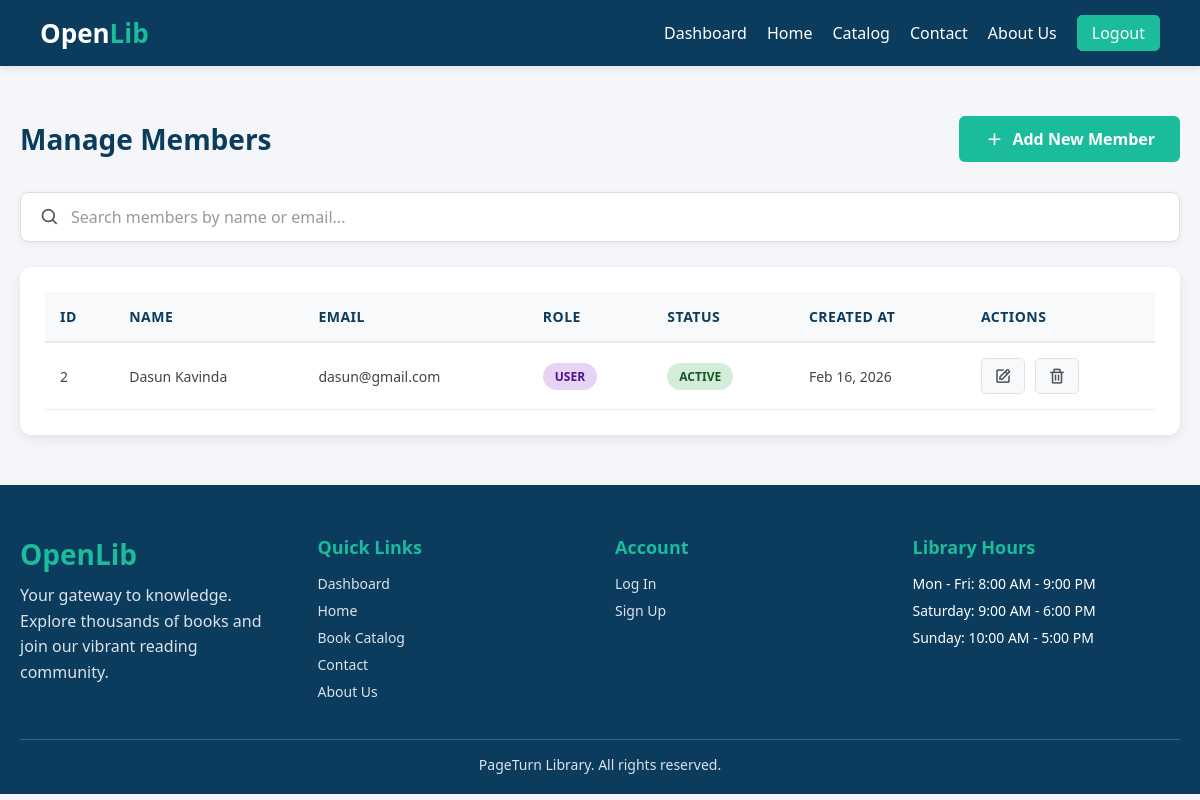
The page /Manage_members/manage_members.php on the database its author committed.
### tables this page shows
CREATE TABLE `users` (
  `user_id` int(11) NOT NULL,
  `first_name` varchar(50) NOT NULL,
  `last_name` varchar(50) NOT NULL,
  `phone` varchar(20) DEFAULT NULL,
  `address` text DEFAULT NULL,
  `email` varchar(100) NOT NULL,
  `profile_picture` varchar(255) DEFAULT 'default_avatar.png',
  `password` varchar(255) NOT NULL,
  `role` enum('user','admin') NOT NULL DEFAULT 'user',
  `status` enum('active','inactive','suspended') DEFAULT 'active',
  `created_at` timestamp NOT NULL DEFAULT current_timestamp(),
  `updated_at` timestamp NOT NULL DEFAULT current_timestamp() ON UPDATE current_timestamp()
);

### Manage_members/manage_members.php (the view, shortened to what this page needs)
<?php
$host = 'localhost';
$dbname = 'openlib';
$username = 'root';
$password = '';
try {
    $conn = new PDO("mysql:host=$host;dbname=$dbname", $username, $password);
    $conn->setAttribute(PDO::ATTR_ERRMODE, PDO::ERRMODE_EXCEPTION);
} catch(PDOException $e) {
    die("Connection failed: " . $e->getMessage());
}
$stmt = $conn->query("SELECT * FROM users ORDER BY created_at DESC");
$users = $stmt->fetchAll(PDO::FETCH_ASSOC);
?>
<!DOCTYPE html>
<html lang="en">
<head>
  <link rel="stylesheet" href="manage_members.css">
  <link href='https://unpkg.com/boxicons@2.1.4/css/boxicons.min.css' rel='stylesheet'>
</head>
<body>
<header class="header">
  <div class="logo">Open<span>Lib</span></div>
  <nav class="navbar" id="navMenu">
    <a href="../dashboard/dashboard.html">Dashboard</a>
    <a href="../Home/Main.html">Home</a>
    <a href="#">Catalog</a>
    <a href="../contact us/contact.html">Contact</a>
    <a href="../Abou_us/about_us.html">About Us</a>
    <a href="../Login/user_login.php" class="btn-nav">Logout</a>
  </nav>
</header>
<div class="container">
  <div class="page-header">
    <h1>Manage Members</h1>
    <button class="btn-add" onclick="openModal()">
      <i class='bx bx-plus'></i> Add New Member
    </button>
  </div>
  <div class="search-box">
    <i class='bx bx-search'></i>
    <input type="text" id="searchInput" placeholder="Search members by name or email..." onkeyup="searchMembers()">
  </div>
  <div class="table-wrapper">
    <table class="members-table">
      <thead>
        <tr>
          <th>ID</th>
          <th>Name</th>
          <th>Email</th>
          <th>Role</th>
          <th>Status</th>
          <th>Created At</th>
          <th>Actions</th>
        </tr>
      </thead>
      <tbody id="membersTableBody">
        <?php foreach ($users as $user): ?>
        <tr data-user-id="<?php echo $user['user_id']; ?>">
          <td><?php echo htmlspecialchars($user['user_id']); ?></td>
          <td><?php echo htmlspecialchars($user['first_name'] . ' ' . $user['last_name']); ?></td>
          <td><?php echo htmlspecialchars($user['email']); ?></td>
          <td>
            <span class="role-badge role-<?php echo $user['role']; ?>">
              <?php echo ucfirst($user['role']); ?>
            </span>
          </td>
          <td>
            <span class="status-badge status-<?php echo $user['status']; ?>">
              <?php echo ucfirst($user['status']); ?>
            </span>
          </td>
          <td><?php echo date('M d, Y', strtotime($user['created_at'])); ?></td>
          <td>
            <div class="action-buttons">
              <button class="btn-action btn-edit" onclick="openModal(<?php echo $user['user_id']; ?>)" title="Edit">
                <i class='bx bx-edit'></i>
              </button>
              <button class="btn-action btn-delete" onclick="openDeleteModal(<?php echo $user['user_id']; ?>)" title="Delete">
                <i class='bx bx-trash'></i>
              </button>
            </div>
          </td>
        </tr>
        <?php endforeach; ?>
      </tbody>
    </table>
  </div>
</div>
<footer class="footer">
  <div class="footer-container">
    <div class="footer-grid">
      <div class="footer-column">
        <a href="/" class="footer-logo">OpenLib</a>
        <p class="footer-description">Your gateway to knowledge. Explore thousands of books and join our vibrant reading community.</p>
      </div>
      <div class="footer-column">
        <h3>Quick Links</h3>
        <ul>
          <li><a href="../dashboard/dashboard.html">Dashboard</a></li>
          <li><a href="../Home/Main.html">Home</a></li>
          <li><a href="#">Book Catalog</a></li>
          <li><a href="../contact us/contact.html">Contact</a></li>
          <li><a href="../Abou_us/about_us.html">About Us</a></li>
        </ul>
      </div>
      <div class="footer-column">
        <h3>Account</h3>
        <ul>
          <li><a href="../Login/user_login.php">Log In</a></li>
          <li><a href="../Register/user_register.html">Sign Up</a></li>
        </ul>
      </div>
      <div class="footer-column">
        <h3>Library Hours</h3>
        <ul>
          <li>Mon - Fri: 8:00 AM - 9:00 PM</li>
          <li>Saturday: 9:00 AM - 6:00 PM</li>
          <li>Sunday: 10:00 AM - 5:00 PM</li>
        </ul>
      </div>
    </div>
    <div class="footer-bottom">
      <p>PageTurn Library. All rights reserved.</p>
    </div>
  </div>
</footer>
</body>
</html>

### Manage_members/manage_members.css (style rules this page uses)
* { margin: 0; padding: 0; box-sizing: border-box; font-family: "Segoe UI", sans-serif; }
body { background: #f4f6f9; min-height: 100vh; }
.header { background: #0b3c5d; color: #fff; display: flex; justify-content: space-between; align-items: center; padding: 15px 40px; box-shadow: 0 2px 8px rgba(0, 0, 0, 0.1); }
.logo { font-size: 26px; font-weight: bold; }
.logo span { color: #1abc9c; }
.navbar { display: flex; gap: 20px; align-items: center; }
.navbar a { text-decoration: none; color: #fff; font-size: 16px; transition: 0.3s; }
.btn-nav { padding: 6px 14px; border-radius: 5px; border: 1px solid #1abc9c; background: #1abc9c; color: #000; }
.container { max-width: 1400px; margin: 50px auto; padding: 0 20px; }
.page-header { display: flex; justify-content: space-between; align-items: center; margin-bottom: 30px; flex-wrap: wrap; gap: 15px; }
.page-header h1 { font-size: 28px; color: #0b3c5d; }
.btn-add { background: #1abc9c; color: #fff; border: none; padding: 12px 25px; border-radius: 6px; font-size: 16px; font-weight: 600; cursor: pointer; display: flex; align-items: center; gap: 8px; transition: 0.3s; }
.btn-add i { font-size: 20px; }
.search-box { position: relative; margin-bottom: 25px; }
.search-box i { position: absolute; left: 20px; top: 50%; transform: translateY(-50%); font-size: 20px; color: #555; }
.search-box input { width: 100%; height: 50px; background: #fff; border: 1px solid #ddd; border-radius: 8px; font-size: 16px; color: #333; padding: 0 20px 0 50px; outline: none; box-shadow: 0 2px 8px rgba(0, 0, 0, 0.05); transition: 0.3s; }
.search-box input::placeholder { color: #999; }
.table-wrapper { background: #fff; border-radius: 12px; padding: 25px; box-shadow: 0 4px 12px rgba(0, 0, 0, 0.08); overflow-x: auto; }
.members-table { width: 100%; border-collapse: collapse; min-width: 800px; }
.members-table thead { background: #f8f9fa; }
.members-table th { padding: 15px; text-align: left; font-weight: 600; color: #0b3c5d; font-size: 14px; text-transform: uppercase; letter-spacing: 0.5px; border-bottom: 2px solid #e9ecef; }
.members-table td { padding: 15px; color: #444; border-bottom: 1px solid #eee; font-size: 14px; }
.members-table tbody tr { transition: 0.3s; }
.status-badge { display: inline-block; padding: 5px 12px; border-radius: 20px; font-size: 12px; font-weight: 600; text-transform: uppercase; }
.status-active { background: #d4edda; color: #155724; }
.role-badge { display: inline-block; padding: 5px 12px; border-radius: 20px; font-size: 12px; font-weight: 600; text-transform: uppercase; }
.role-user { background: #e7d4f5; color: #4a148c; }
.action-buttons { display: flex; gap: 10px; }
.btn-action { background: #f8f9fa; border: 1px solid #dee2e6; color: #495057; padding: 8px 12px; border-radius: 5px; cursor: pointer; transition: 0.3s; font-size: 18px; display: flex; align-items: center; justify-content: center; }
.footer { background: #0b3c5d; color: #fff; padding: 50px 0 20px; margin-top: 50px; }
.footer .footer-container { max-width: 1200px; margin: auto; padding: 0 20px; }
.footer-grid { display: grid; grid-template-columns: repeat(4, 1fr); gap: 30px; }
.footer-column h3 { margin-bottom: 15px; color: #1abc9c; font-size: 18px; }
.footer-logo { font-size: 28px; font-weight: bold; color: #1abc9c; text-decoration: none; }
.footer-description { margin-top: 10px; color: #dce3ea; line-height: 1.6; }
.footer-column ul { list-style: none; }
.footer-column ul li { margin-bottom: 8px; font-size: 14px; }
.footer-column ul li a { color: #dce3ea; text-decoration: none; transition: 0.3s; }
.footer-bottom { text-align: center; border-top: 1px solid rgba(255, 255, 255, 0.2); margin-top: 30px; padding-top: 15px; font-size: 14px; color: #dce3ea; }

### rows shown on the page
users: user_id "2", first_name+last_name "Dasun Kavinda", email "dasun@gmail.com", role "USER", status "ACTIVE", created_at "Feb 16, 2026"
